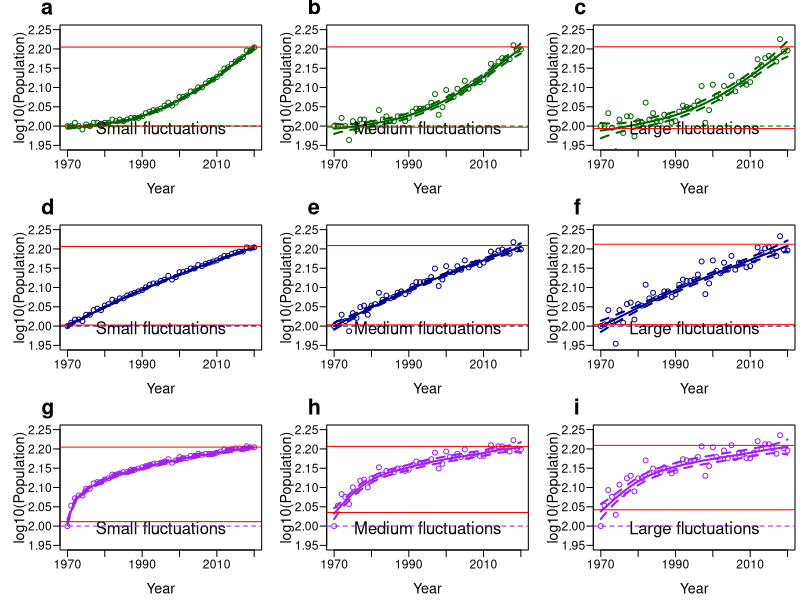

The R script that drew this image:
# Install and load package for GAM model
install.packages("mgcv")
library(mgcv)

# Set up the plot filename and dimensions
png(filename="Figure S6.png",width=22,height=22,units="cm",res=300)

# Set plot margins
par(mai=c(0.5,0.6,0.25,0.05))

# Define a 3 X 3 panel outlay
par(mfrow=c(3,3))

######################
#                    #
#      Panel A       #
#                    #
######################

# Set random seed for stochastic process
set.seed(33)

# Define duration of time-series
years <- 1970:2020
# Standardise the time-series between 0 and 1
x <- seq(0,1,l=length(years))

# define the deterministic population trend
vect_50 <- ((60*(1 + x^2.5)) + 40)
# Add random noise to time series
N <- ceiling(vect_50 + rnorm(length(vect_50),mean=0,sd=1))

# Define the GAM model
rr.gam <- gam (log10(N)~ s(years, k=ceiling(length(years)/2)) ,method="REML" )

# Make the plot, starting with the GAM prediction 
plot(rr.gam,pages=0,select=1,cex.axis=1.1, cex.lab= 1.3, mgp=c(2.5,0.6,0), shift=mean(log10(vect_50)),ylim=c(1.95,2.25),
 col="darkgreen",lwd=2,xlab="Year", shade.col=rgb(0,1,0,0.5),residuals=F,rug=F,shade=T,ylab="log10(Population)",las=1)

# Add the points from the time-series
points(log10(N)~years,pch=1,type="p",cex=1, col="darkgreen")

# Label the treatment
mtext("Small fluctuations",cex=1, side = 1, adj = 0.5, line = -2)

# Add reference lines
abline(h=c(predict(rr.gam)[1],predict(rr.gam)[51]), lty=1,col="red")
abline(h=log10(c(100,40)), lty=2,col="darkgreen")

# Label the panel
mtext("a",cex=1.3, side = 3, adj = -0.1, line = 0.6,font=2)

######################
#                    #
#      Panel B       #
#                    #
######################

# Set random seed for stochastic process
set.seed(33)

# Define duration of time-series
years <- 1970:2020
# Standardise the time-series between 0 and 1
x <- seq(0,1,l=length(years))

# define the deterministic population trend
vect_50 <- ((60*(1 + x^2.5)) + 40)
# Add random noise to time series
N <- ceiling(vect_50 + rnorm(length(vect_50),mean=0,sd=4))

# Define the GAM model
rr.gam <- gam (log10(N)~ s(years, k=ceiling(length(years)/2)) ,method="REML" )

# Make the plot, starting with the GAM prediction 
plot(rr.gam,pages=0,select=1,cex.axis=1.1, cex.lab= 1.3, mgp=c(2.5,0.6,0), shift=mean(log10(vect_50)),ylim=c(1.95,2.25),
 col="darkgreen",lwd=2,xlab="Year", shade.col=rgb(0,1,0,0.5),residuals=F,rug=F,shade=T,ylab="log10(Population)",las=1)

# Add the points from the time-series
points(log10(N)~years,pch=1,type="p",cex=1, col="darkgreen")

# Label the treatment
mtext("Medium fluctuations",cex=1, side = 1, adj = 0.5, line = -2)

# Add reference lines
abline(h=c(predict(rr.gam)[1],predict(rr.gam)[51]), lty=1,col="red")
abline(h=log10(c(100,40)), lty=2,col="darkgreen")

# Label the panel
mtext("b",cex=1.3, side = 3, adj = -0.1, line = 0.6,font=2)

######################
#                    #
#      Panel C       #
#                    #
######################

# Set random seed for stochastic process
set.seed(33)

# Define duration of time-series
years <- 1970:2020
# Standardise the time-series between 0 and 1
x <- seq(0,1,l=length(years))

# define the deterministic population trend
vect_50 <- ((60*(1 + x^2.5)) + 40)
# Add random noise to time series
N <- ceiling(vect_50 + rnorm(length(vect_50),mean=0,sd=7))

# Define the GAM model
rr.gam <- gam (log10(N)~ s(years, k=ceiling(length(years)/2)) ,method="REML" )

# Make the plot, starting with the GAM prediction 
plot(rr.gam,pages=0,select=1,cex.axis=1.1, cex.lab= 1.3, mgp=c(2.5,0.6,0), shift=mean(log10(vect_50)),ylim=c(1.95,2.25),
 col="darkgreen",lwd=2,xlab="Year", shade.col=rgb(0,1,0,0.5),residuals=F,rug=F,shade=T,ylab="log10(Population)",las=1)

# Add the points from the time-series
points(log10(N)~years,pch=1,type="p",cex=1, col="darkgreen")

# Label the treatment
mtext("Large fluctuations",cex=1, side = 1, adj = 0.5, line = -2)

# Add reference lines
abline(h=c(predict(rr.gam)[1],predict(rr.gam)[51]), lty=1,col="red")
abline(h=log10(c(100,40)), lty=2,col="darkgreen")

# Label the panel
mtext("c",cex=1.3, side = 3, adj = -0.1, line = 0.6,font=2)

######################
#                    #
#      Panel D       #
#                    #
######################

# Set random seed for stochastic process
set.seed(33)

# Define duration of time-series
years <- 1970:2020
# Standardise the time-series between 0 and 1
x <- seq(0,1,l=length(years))

# define the deterministic population trend
vect_50 <- ((60*(1 + x^1)) + 40)
# Add random noise to time series
N <- ceiling(vect_50 + rnorm(length(vect_50),mean=0,sd=1))

# Define the GAM model
rr.gam <- gam (log10(N)~ s(years, k=ceiling(length(years)/2)) ,method="REML" )

# Make the plot, starting with the GAM prediction 
plot(rr.gam,pages=0,select=1,cex.axis=1.1, cex.lab= 1.3, mgp=c(2.5,0.6,0), shift=mean(log10(vect_50)),ylim=c(1.95,2.25),
 col="darkblue",lwd=2,xlab="Year", shade.col=rgb(0,0,1,0.5),residuals=F,rug=F,shade=T,ylab="log10(Population)",las=1)

# Add the points from the time-series
points(log10(N)~years,pch=1,type="p",cex=1, col="darkblue")

# Label the treatment
mtext("Small fluctuations",cex=1, side = 1, adj = 0.5, line = -2)

# Add reference lines
abline(h=c(predict(rr.gam)[1],predict(rr.gam)[51]), lty=1,col="red")
abline(h=log10(c(100,40)), lty=2,col="darkblue")

# Label the panel
mtext("d",cex=1.3, side = 3, adj = -0.1, line = 0.6,font=2)

######################
#                    #
#      Panel E       #
#                    #
######################

# Set random seed for stochastic process
set.seed(33)

# Define duration of time-series
years <- 1970:2020
# Standardise the time-series between 0 and 1
x <- seq(0,1,l=length(years))

# define the deterministic population trend
vect_50 <- ((60*(1 + x^1)) + 40)
# Add random noise to time series
N <- ceiling(vect_50 + rnorm(length(vect_50),mean=0,sd=4))

# Define the GAM model
rr.gam <- gam (log10(N)~ s(years, k=ceiling(length(years)/2)) ,method="REML" )

# Make the plot, starting with the GAM prediction 
plot(rr.gam,pages=0,select=1,cex.axis=1.1, cex.lab= 1.3, mgp=c(2.5,0.6,0), shift=mean(log10(vect_50)),ylim=c(1.95,2.25),
 col="darkblue",lwd=2,xlab="Year", shade.col=rgb(0,0,1,0.5),residuals=F,rug=F,shade=T,ylab="log10(Population)",las=1)

# Add the points from the time-series
points(log10(N)~years,pch=1,type="p",cex=1, col="darkblue")

# Label the treatment
mtext("Medium fluctuations",cex=1, side = 1, adj = 0.5, line = -2)

# Add reference lines
abline(h=c(predict(rr.gam)[1],predict(rr.gam)[51]), lty=1,col="red")
abline(h=log10(c(100,40)), lty=2,col="darkblue")

# Label the panel
mtext("e",cex=1.3, side = 3, adj = -0.1, line = 0.6,font=2)

######################
#                    #
#      Panel F       #
#                    #
######################

# Set random seed for stochastic process
set.seed(33)

# Define duration of time-series
years <- 1970:2020
# Standardise the time-series between 0 and 1
x <- seq(0,1,l=length(years))

# define the deterministic population trend
vect_50 <- ((60*(1 + x^1)) + 40)
# Add random noise to time series
N <- ceiling(vect_50 + rnorm(length(vect_50),mean=0,sd=7))

# Define the GAM model
rr.gam <- gam (log10(N)~ s(years, k=ceiling(length(years)/2)) ,method="REML" )

# Make the plot, starting with the GAM prediction 
plot(rr.gam,pages=0,select=1,cex.axis=1.1, cex.lab= 1.3, mgp=c(2.5,0.6,0), shift=mean(log10(vect_50)),ylim=c(1.95,2.25),
 col="darkblue",lwd=2,xlab="Year", shade.col=rgb(0,0,1,0.5),residuals=F,rug=F,shade=T,ylab="log10(Population)",las=1)

# Add the points from the time-series
points(log10(N)~years,pch=1,type="p",cex=1, col="darkblue")

# Label the treatment
mtext("Large fluctuations",cex=1, side = 1, adj = 0.5, line = -2)

# Add reference lines
abline(h=c(predict(rr.gam)[1],predict(rr.gam)[51]), lty=1,col="red")
abline(h=log10(c(100,40)), lty=2,col="darkblue")

# Label the panel
mtext("f",cex=1.3, side = 3, adj = -0.1, line = 0.6,font=2)

######################
#                    #
#      Panel G       #
#                    #
######################

# Set random seed for stochastic process
set.seed(33)

# Define duration of time-series
years <- 1970:2020
# Standardise the time-series between 0 and 1
x <- seq(0,1,l=length(years))

# define the deterministic population trend
vect_50 <- ((60*(1 + x^0.4)) + 40)
# Add random noise to time series
N <- ceiling(vect_50 + rnorm(length(vect_50),mean=0,sd=1))

# Define the GAM model
rr.gam <- gam (log10(N)~ s(years, k=ceiling(length(years)/2)) ,method="REML" )

# Make the plot, starting with the GAM prediction 
plot(rr.gam,pages=0,select=1,cex.axis=1.1, cex.lab= 1.3, mgp=c(2.5,0.6,0), shift=mean(log10(vect_50)),ylim=c(1.95,2.25),
 col="purple",lwd=2,xlab="Year", shade.col=rgb(0.5,0,1,0.25),residuals=F,rug=F,shade=T,ylab="log10(Population)",las=1)

# Add the points from the time-series
points(log10(N)~years,pch=1,type="p",cex=1, col="purple")

# Label the treatment
mtext("Small fluctuations",cex=1, side = 1, adj = 0.5, line = -2)

# Add reference lines
abline(h=c(predict(rr.gam)[1],predict(rr.gam)[51]), lty=1,col="red")
abline(h=log10(c(100,40)), lty=2,col="purple")

# Label the panel
mtext("g",cex=1.3, side = 3, adj = -0.1, line = 0.6,font=2)

######################
#                    #
#      Panel H       #
#                    #
######################

# Set random seed for stochastic process
set.seed(33)

# Define duration of time-series
years <- 1970:2020
# Standardise the time-series between 0 and 1
x <- seq(0,1,l=length(years))

# define the deterministic population trend
vect_50 <- ((60*(1 + x^0.4)) + 40)
# Add random noise to time series
N <- ceiling(vect_50 + rnorm(length(vect_50),mean=0,sd=4))

# Define the GAM model
rr.gam <- gam (log10(N)~ s(years, k=ceiling(length(years)/2)) ,method="REML" )

# Make the plot, starting with the GAM prediction 
plot(rr.gam,pages=0,select=1,cex.axis=1.1, cex.lab= 1.3, mgp=c(2.5,0.6,0), shift=mean(log10(vect_50)),ylim=c(1.95,2.25),
 col="purple",lwd=2,xlab="Year", shade.col=rgb(0.5,0,1,0.25),residuals=F,rug=F,shade=T,ylab="log10(Population)",las=1)

# Add the points from the time-series
points(log10(N)~years,pch=1,type="p",cex=1, col="purple")

# Label the treatment
mtext("Medium fluctuations",cex=1, side = 1, adj = 0.5, line = -2)

# Add reference lines
abline(h=c(predict(rr.gam)[1],predict(rr.gam)[51]), lty=1,col="red")
abline(h=log10(c(100,40)), lty=2,col="purple")

# Label the panel
mtext("h",cex=1.3, side = 3, adj = -0.1, line = 0.6,font=2)

######################
#                    #
#      Panel I       #
#                    #
######################

# Set random seed for stochastic process
set.seed(33)

# Define duration of time-series
years <- 1970:2020
# Standardise the time-series between 0 and 1
x <- seq(0,1,l=length(years))

# define the deterministic population trend
vect_50 <- ((60*(1 + x^0.4)) + 40)
# Add random noise to time series
N <- ceiling(vect_50 + rnorm(length(vect_50),mean=0,sd=7))

# Define the GAM model
rr.gam <- gam (log10(N)~ s(years, k=ceiling(length(years)/2)) ,method="REML" )

# Make the plot, starting with the GAM prediction 
plot(rr.gam,pages=0,select=1,cex.axis=1.1, cex.lab= 1.3, mgp=c(2.5,0.6,0), shift=mean(log10(vect_50)),ylim=c(1.95,2.25),
 col="purple",lwd=2,xlab="Year", shade.col=rgb(0.5,0,1,0.25),residuals=F,rug=F,shade=T,ylab="log10(Population)",las=1)

# Add the points from the time-series
points(log10(N)~years,pch=1,type="p",cex=1, col="purple")

# Label the treatment
mtext("Large fluctuations",cex=1, side = 1, adj = 0.5, line = -2)

# Add reference lines
abline(h=c(predict(rr.gam)[1],predict(rr.gam)[51]), lty=1,col="red")
abline(h=log10(c(100,40)), lty=2,col="purple")

# Label the panel
mtext("i",cex=1.3, side = 3, adj = -0.1, line = 0.6,font=2)

# Close plot device and save file
dev.off()

